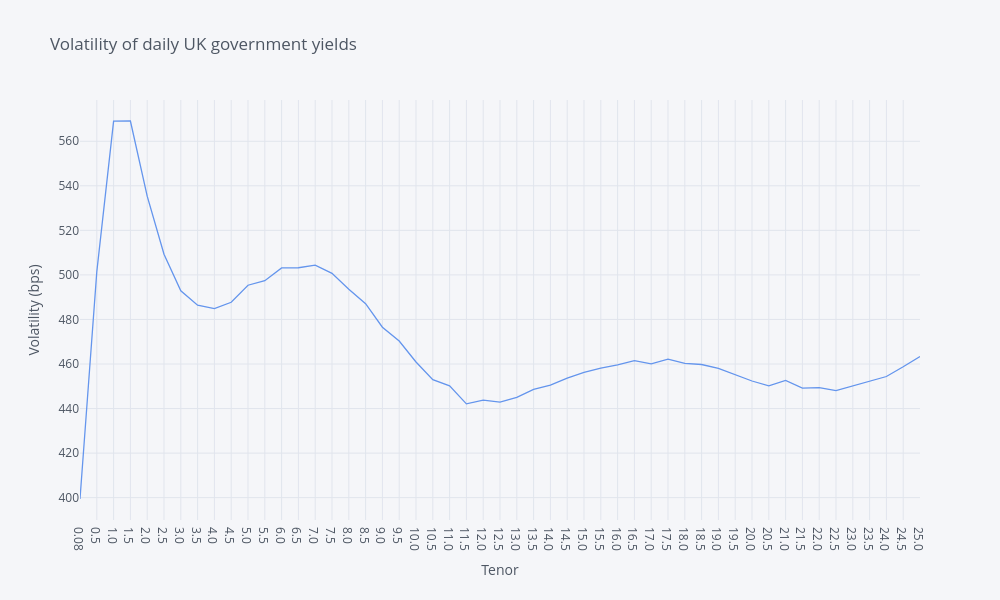

Source (notebook cell):
### Markdown cell above
We'll now produce the volatility chart by taking the first difference (scaling) and calculating historical variance by each individual maturity.The drift of forward rate is fully determined by volatility of forward rate dynamics.


The volatility plot is of the averaged values, but we can see that different parts of the yield curve move differently. As you can see volatility is very significant, especially at the shorter end of the curve. This means that 1-year and 2-year rates seems to move up and down a lot as compared to other tenors.

It is never all up or all down and PCA help us figure out exactly what is going. Covariance of daily changes shows dependency of different rates. Principal components can be calculated by finding the eigenvalues and eigenvectors of this covariance matrix of below.

### Code cell
df_diff = data.diff(periods =-1)
df_diff.dropna(inplace=True)
df_vol= df_diff.std(axis = 0)*10000

df_vol.iplot(title='Volatility of daily UK government yields', xTitle='Tenor', yTitle='Volatility (bps)',color='cornflowerblue')

### Figure 1 — Plotly figure (JSON) as saved in the notebook; plotly's stock layout.template omitted (floating-point values rounded to 4 significant figures)
{"data": [{"line": {"color": "rgba(100, 149, 237, 1.0)", "dash": "solid", "shape": "linear", "width": 1.3}, "mode": "lines", "name": "None", "text": "", "type": "scatter", "x": ["0.08", "0.5", "1.0", "1.5", "2.0", "2.5", "3.0", "3.5", "4.0", "4.5", "5.0", "5.5", "6.0", "6.5", "7.0", "7.5", "8.0", "8.5", "9.0", "9.5", "10.0", "10.5", "11.0", "11.5", "12.0", "12.5", "13.0", "13.5", "14.0", "14.5", "15.0", "15.5", "16.0", "16.5", "17.0", "17.5", "18.0", "18.5", "19.0", "19.5", "20.0", "20.5", "21.0", "21.5", "22.0", "22.5", "23.0", "23.5", "24.0", "24.5", "25.0"], "y": [399.4, 501.4, 569.0, 569.1, 535.4, 509.3, 492.9, 486.4, 484.9, 487.7, 495.4, 497.4, 503.2, 503.2, 504.4, 500.7, 493.6, 487.1, 476.5, 470.3, 460.9, 453.0, 450.2, 442.1, 443.8, 442.9, 445.0, 448.6, 450.5, 453.7, 456.2, 458.2, 459.6, 461.6, 460.1, 462.2, 460.2, 459.8, 458.1, 455.3, 452.4, 450.2, 452.6, 449.2, 449.4, 448.1, 450.3, 452.2, 454.4, 458.7, 463.4]}], "layout": {"height": 600, "legend": {"bgcolor": "#F5F6F9", "font": {"color": "#4D5663"}}, "paper_bgcolor": "#F5F6F9", "plot_bgcolor": "#F5F6F9", "title": {"font": {"color": "#4D5663"}, "text": "Volatility of daily UK government yields"}, "width": 1000, "xaxis": {"gridcolor": "#E1E5ED", "showgrid": true, "tickfont": {"color": "#4D5663"}, "title": {"font": {"color": "#4D5663"}, "text": "Tenor"}, "zerolinecolor": "#E1E5ED"}, "yaxis": {"gridcolor": "#E1E5ED", "showgrid": true, "tickfont": {"color": "#4D5663"}, "title": {"font": {"color": "#4D5663"}, "text": "Volatility (bps)"}, "zerolinecolor": "#E1E5ED"}}}
